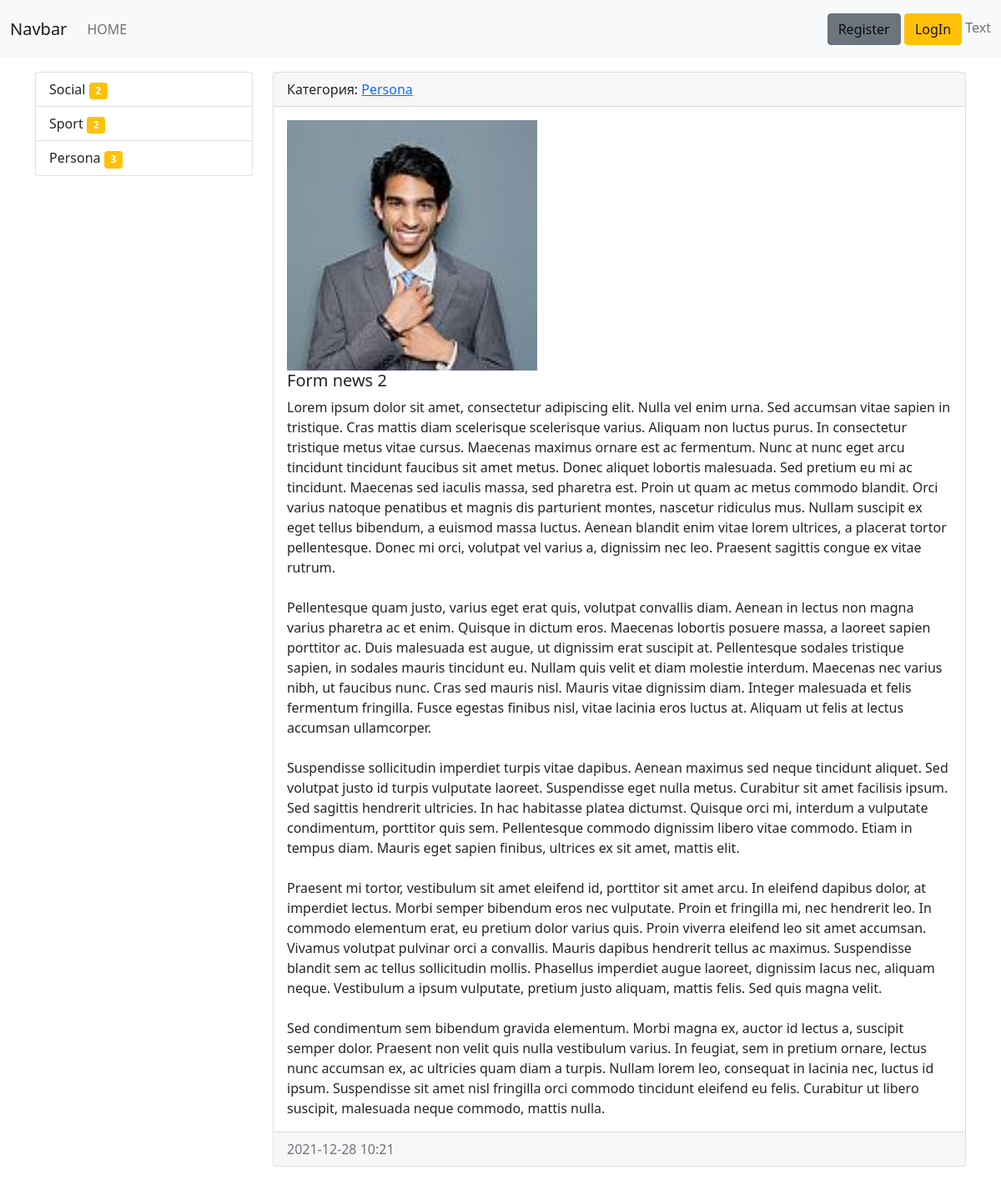
The app's page /news/7/ with its own data.
### news/models.py (models this page shows, shortened)
class Category(models.Model):
    title = models.CharField(max_length = 50, verbose_name = 'Категория', db_index = True)
    def __str__(self):
        return self.title
    def get_absolute_url(self):
        return reverse(viewname = 'category', kwargs={'category_id': self.pk,})
    class Meta:
        verbose_name = 'Категория'
        verbose_name_plural = 'Категории'
        ordering = ['title',]

class News(models.Model):
    title = models.CharField(max_length=150, verbose_name = 'Тема')
    content = models.TextField(verbose_name = 'Текст')
    photo = models.ImageField(upload_to = 'photos/%Y/%m/%d/', verbose_name = 'Фото')
    created_at = models.DateTimeField(auto_now_add = True, verbose_name = 'Дата создания')
    updated_at = models.DateTimeField(auto_now = True, verbose_name = 'Дата последнего изменеения')
    is_published = models.BooleanField(default = True, verbose_name = 'Опубликован')
    category = models.ForeignKey(to = 'Category', on_delete = models.PROTECT, null = True, verbose_name = 'Категория')
    views = models.IntegerField(default = 0)
    class Meta:
        verbose_name = 'Запись'
        verbose_name_plural = 'Записи'
        ordering = ['-created_at', '-title']

### news/views.py (the view)
# urls.py: path('news/<int:news_id>/', ViewNews.as_view(), name = 'view_news'),
class ViewNews(DetailView):
    model = News
    pk_url_kwarg = 'news_id'
    template_name = 'news/view_news_detail.html'
    context_object_name = 'news_item'

### news/templatetags/news_tags.py (called while the page is built)
@register.inclusion_tag('news/list_cat.html')
def show_categories():
    categories = Category.objects.annotate(cnt=Count('news', filter=F('news__is_published'))).filter(cnt__gt=0)
    content = {
        'category': categories,
    }
    return content

### news/templates/news/view_news_detail.html (shortened to what this page needs)
{% extends 'base.html' %}
{% block sidebar %}
    {% include 'inc/_sidebar.html' %}
{% endblock  %}
{% block content %}
<div class="col-md-9">
    <div class="card mb-3">
        <div class="card-header">
            Категория: <a href="{{ news_item.category.get_absolute_url }}"> {{ news_item.category  }} </a>
        </div>
        <div class="card-body">
            <div class="media">
                {% if news_item.photo %}
                    <img src="{{ news_item.photo.url }}" width="300" class="mr-3">
                {% endif %}
                <div class="media-body">
                    <h5 class="card-title">{{ news_item.title }}</h5>
                    <p class="card-text">{{ news_item.content|linebreaksbr }}</p>
                </div>
            </div>
        </div>
        <div class="card-footer text-muted">
            {{ news_item.updated_at|date:"Y-m-d H:i"}}
        </div>
    </div>
</div>
{% endblock  %}

### news/templates/news/list_cat.html (shortened to what this page needs)
<div class="list-group">
    {% for item in category %}
        <a href="{{ item.get_absolute_url }}" class="list-group-item list-group-item-action">
            {{ item.title }}
            <span class="badge bg-warning">
                {{ item.cnt }}
            </span>
        </a>
    {% endfor %}
</div>

### records on screen
Category: title "Social", cnt "2"
Category: title "Sport", cnt "2"
Category: title "Persona", cnt "3"
News: category "Persona", photo (picture), title "Form news 2", content "Lorem ipsum dolor sit amet, consectetur adipiscing elit. Nulla vel enim urna. Sed accumsan vitae sapien in tristique. Cras mattis diam scelerisque scelerisque varius. Aliquam non luctus purus. In consectetur tristique metus vitae cursus. Maecenas maximus ornare est ac fermentum. Nunc at nunc eget arcu tincidunt tincidunt faucibus sit amet metus. Donec aliquet lobortis malesuada. Sed pretium eu mi ac tincidunt. Maecenas sed iaculis massa, sed pharetra est. Proin ut quam ac metus commodo blandit. Orci varius natoque penatibus et magnis dis parturient montes, nascetur ridiculus mus. Nullam suscipit ex eget tellus bibendum, a euismod massa luctus. Aenean blandit enim vitae lorem ultrices, a…", updated_at "2021-12-28 10:21"
